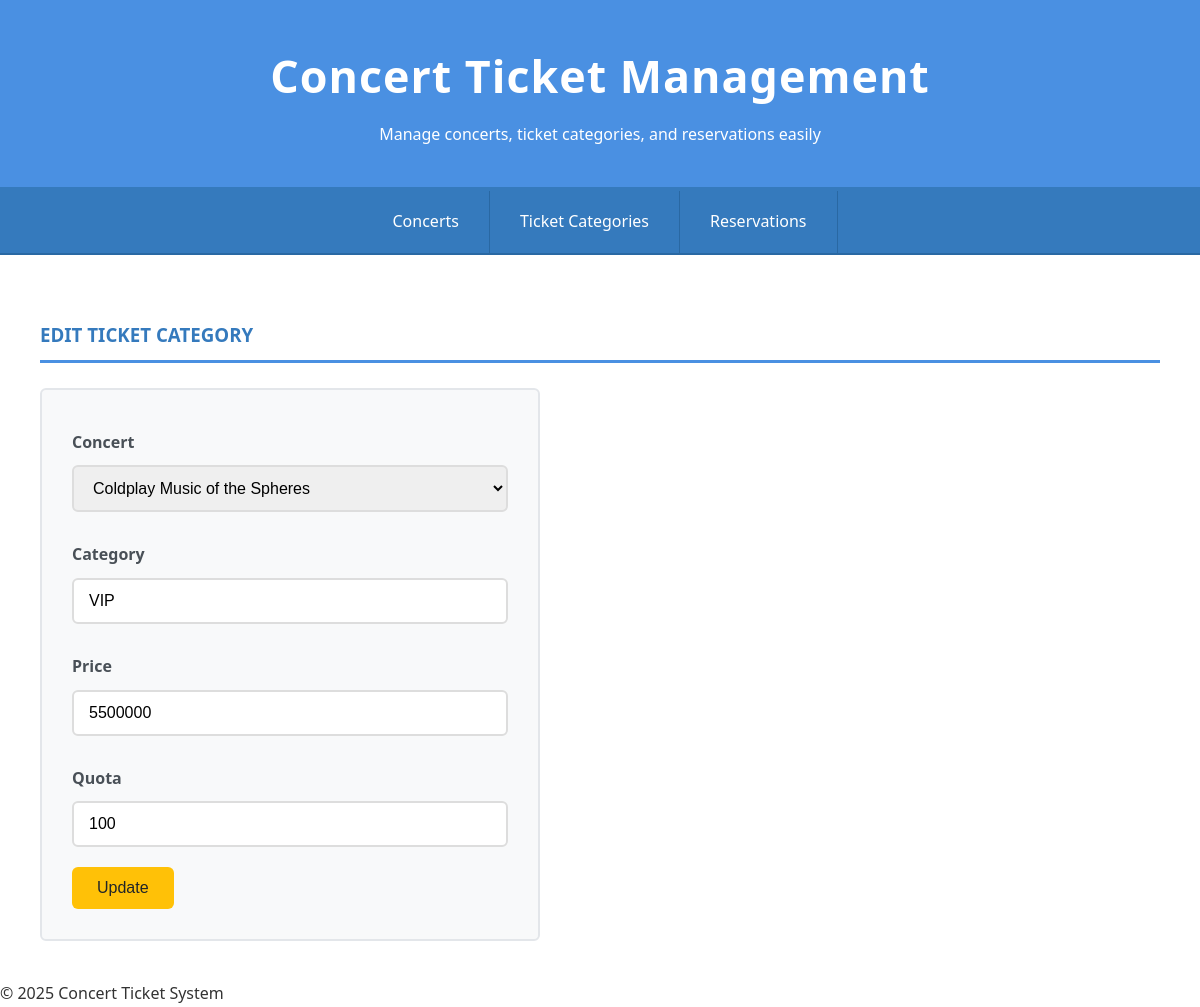
Page /?page=ticket&action=edit&id=1 on the committed database.
### tables this page shows
CREATE TABLE `ticket_category` (
  `id_ticket_category` int(11) NOT NULL,
  `id_concert` int(11) DEFAULT NULL,
  `category_name` varchar(50) DEFAULT NULL,
  `price` int(11) DEFAULT NULL,
  `quota` int(11) DEFAULT NULL
);

### config/db.php (called while the page is built, shortened)
<?php
class Database {
    private $host = "localhost";
    private $db_name = "db_konser";
    private $username = "root";
    private $password = "";
    public function __construct() {
        try {
            $this->conn = new PDO("mysql:host={$this->host};dbname={$this->db_name}", $this->username, $this->password);
        } catch (PDOException $e) {
            die("Connection error: " . $e->getMessage());
        }
    }
}
?>

### class/Concert.php (called while the page is built, shortened)
<?php
require_once 'config/db.php';
class Concert {
    private $db;
    public function __construct() {
        $this->db = (new Database())->conn;
    }
    public function getAll() {
        $stmt = $this->db->prepare("SELECT * FROM concert");
        $stmt->execute();
        return $stmt->fetchAll(PDO::FETCH_ASSOC);
    }
}
?>

### class/TicketCategory.php (called while the page is built, shortened)
<?php
require_once 'config/db.php';
class TicketCategory {
    private $db;
    public function __construct() {
        $this->db = (new Database())->conn;
    }
    public function find($id) {
        $stmt = $this->db->prepare("SELECT * FROM ticket_category WHERE id_ticket_category = ?");
        $stmt->execute([$id]);
        return $stmt->fetch(PDO::FETCH_ASSOC);
    }
}
?>

### view/ticket/edit.php (the view, shortened to what this page needs)
<?php
$list = $concert->getAll();
$data = $ticket->find($_GET["id"]);
?>
<div class="card">
<h3>Edit Ticket Category</h3>
<form method="POST">
    <label>Concert</label>
    <select name="concert">
        <?php foreach ($list as $row): ?>
        <option value="<?= $row['id_concert'] ?>"
            <?= $row['id_concert'] == $data['id_concert'] ? "selected" : "" ?>>
            <?= $row['concert_name'] ?>
        </option>
        <?php endforeach ?>
    </select>
    <label>Category</label>
    <input type="text" name="category" value="<?= $data['category_name'] ?>">
    <label>Price</label>
    <input type="number" name="price" value="<?= $data['price'] ?>">
    <label>Quota</label>
    <input type="number" name="quota" value="<?= $data['quota'] ?>">
    <button class="btn btn-warning">Update</button>
</form>
</div>

### style.css (style rules this page uses)
* { margin: 0; padding: 0; box-sizing: border-box; }
body { font-family: 'Segoe UI', Tahoma, Geneva, Verdana, sans-serif; background-color: #f5f7fa; color: #333; line-height: 1.6; min-height: 100vh; }
h2, h3 { color: #357abd; margin-bottom: 25px; text-transform: uppercase; font-weight: 600; border-bottom: 3px solid #4a90e2; padding-bottom: 10px; }
form { background-color: #f8f9fa; padding: 30px; border-radius: 6px; border: 2px solid #e3e6ea; width: 500px; }
label { font-weight: 600; color: #495057; margin-top: 10px; display: block; }
input, select { width: 100%; padding: 12px 15px; margin: 10px 0 20px 0; border: 2px solid #ddd; border-radius: 6px; font-size: 16px; transition: border-color 0.3s ease; }
button, .btn { background-color: #4a90e2; color: white; padding: 12px 25px; border: none; border-radius: 6px; cursor: pointer; font-size: 16px; font-weight: 500; transition: 0.3s ease; text-decoration: none; }
.btn-warning { background-color: #ffc107; color: #212529; }

### rows in the picture
ticket_category: concert "Coldplay Music of the Spheres", category "VIP", price "5500000", quota "100"
